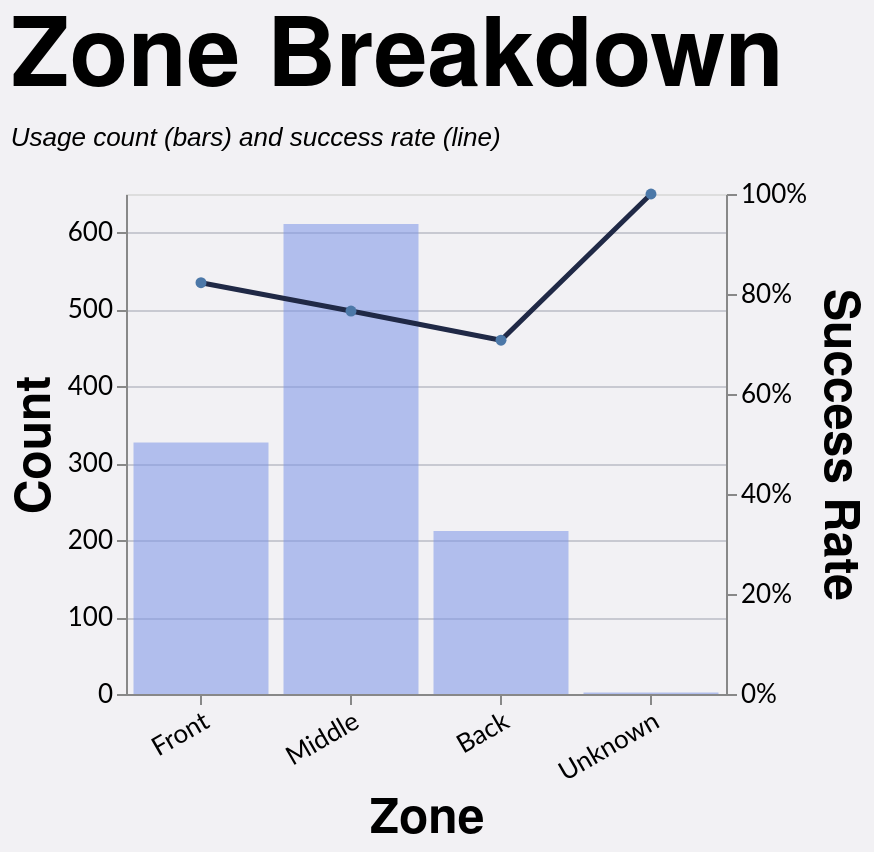

Source (Vega-Lite JSON):
### Vega-Lite specification from a JSON file in a GitHub repository (floating-point values rounded to 4 significant figures; data arrays with more than 128 entries replaced by an {"elided": "..."} marker saying what was removed)
{"config": {"axis": {"labelFont": "Lato, sans-serif", "titleFont": "PT Sans Narrow, Helvetica Neue, Helvetica, Arial, sans-serif", "labelFontSize": 13, "titleFontSize": 24, "gridColor": "#202947", "gridOpacity": 0.2}, "header": {"labelFont": "PT Sans Narrow, Helvetica Neue, Helvetica, Arial, sans-serif", "titleFont": "PT Sans Narrow, Helvetica Neue, Helvetica, Arial, sans-serif", "labelFontSize": 24, "titleFontSize": 28, "labelFontWeight": "bold", "orient": "left"}, "legend": {"labelFont": "Lato, sans-serif", "titleFont": "PT Sans Narrow, Helvetica Neue, Helvetica, Arial, sans-serif", "labelFontSize": 14, "titleFontSize": 16, "titlePadding": 5, "fillColor": "white", "strokeColor": "black", "padding": 10, "titleFontWeight": "lighter", "titleFontStyle": "italic", "titleColor": "gray", "offset": 10}, "title": {"font": "PT Sans Narrow, Helvetica Neue, Helvetica, Arial, sans-serif", "fontSize": 48, "fontWeight": "bold", "anchor": "start", "align": "center", "titlePadding": 20, "subtitlePadding": 10, "subtitleFontSize": 13, "subtitleColor": "", "subtitleFontStyle": "italic", "offset": 15, "color": "black"}, "axisX": {"labelAngle": 0}, "facet": {"title": null, "header": null, "align": {"row": "each", "column": "each"}}, "resolve": {"scale": {"y": "independent", "facet": "independent"}}, "background": "#f2f1f4"}, "layer": [{"mark": {"type": "bar", "color": "#7d96e8", "opacity": 0.55}, "encoding": {"tooltip": [{"field": "area", "title": "Zone", "type": "nominal"}, {"field": "won", "format": ",.0f", "title": "Won", "type": "quantitative"}, {"field": "attempts", "format": ",.0f", "title": "Attempts", "type": "quantitative"}, {"field": "success_rate", "format": ".1%", "title": "Success Rate", "type": "quantitative"}], "x": {"axis": {"labelAngle": -30}, "field": "area", "sort": ["Front", "Middle", "Back"], "title": "Zone", "type": "nominal"}, "y": {"axis": {"format": ",.0f", "orient": "left"}, "field": "attempts", "title": "Count", "type": "quantitative"}}, "transform": [{"filter": "(loSquad == 'All' || datum.squad == loSquad) && (loGameType == 'All' || (loGameType == 'League + Cup' && (datum.game_type == 'League' || datum.game_type == 'Cup')) || (loGameType == 'League only' && datum.game_type == 'League') || datum.game_type == loGameType) && (loOpposition == 'All' || datum.opposition == loOpposition) && (loThrower == 'All' || datum.thrower == loThrower) && (loJumper == 'All' || datum.jumper == loJumper) && (loArea == 'All' || datum.area == loArea) && (loNumbers == 'All' || datum.numbers == loNumbers) && (loCallType == 'All' || datum.call_type == loCallType)"}, {"filter": "(loSeason == 'All' || datum.season == loSeason)"}, {"aggregate": [{"op": "count", "as": "attempts"}, {"op": "sum", "field": "won", "as": "won"}], "groupby": ["area"]}, {"calculate": "datum.won / datum.attempts", "as": "success_rate"}]}, {"mark": {"type": "line", "color": "#202946", "point": true, "strokeWidth": 2.5}, "encoding": {"tooltip": [{"field": "area", "title": "Zone", "type": "nominal"}, {"field": "won", "format": ",.0f", "title": "Won", "type": "quantitative"}, {"field": "attempts", "format": ",.0f", "title": "Attempts", "type": "quantitative"}, {"field": "success_rate", "format": ".1%", "title": "Success Rate", "type": "quantitative"}], "x": {"axis": {"labelAngle": -30}, "field": "area", "sort": ["Front", "Middle", "Back"], "title": "Zone", "type": "nominal"}, "y": {"axis": {"format": "%", "orient": "right"}, "field": "success_rate", "scale": {"domain": [0, 1]}, "title": "Success Rate", "type": "quantitative"}}, "transform": [{"filter": "(loSquad == 'All' || datum.squad == loSquad) && (loGameType == 'All' || (loGameType == 'League + Cup' && (datum.game_type == 'League' || datum.game_type == 'Cup')) || (loGameType == 'League only' && datum.game_type == 'League') || datum.game_type == loGameType) && (loOpposition == 'All' || datum.opposition == loOpposition) && (loThrower == 'All' || datum.thrower == loThrower) && (loJumper == 'All' || datum.jumper == loJumper) && (loArea == 'All' || datum.area == loArea) && (loNumbers == 'All' || datum.numbers == loNumbers) && (loCallType == 'All' || datum.call_type == loCallType)"}, {"filter": "(loSeason == 'All' || datum.season == loSeason)"}, {"aggregate": [{"op": "count", "as": "attempts"}, {"op": "sum", "field": "won", "as": "won"}], "groupby": ["area"]}, {"calculate": "datum.won / datum.attempts", "as": "success_rate"}]}], "data": {"name": "data-1b909dd81513f248a4611f686a65e28d"}, "height": 250, "params": [{"name": "loSquad", "value": "All"}, {"name": "loSeason", "value": "All"}, {"name": "loGameType", "value": "All"}, {"name": "loOpposition", "value": "All"}, {"name": "loThrower", "value": "All"}, {"name": "loJumper", "value": "All"}, {"name": "loArea", "value": "All"}, {"name": "loNumbers", "value": "All"}, {"name": "loCallType", "value": "All"}], "resolve": {"scale": {"y": "independent"}}, "title": {"text": "Zone Breakdown", "subtitle": "Usage count (bars) and success rate (line)"}, "width": {"step": 75}, "$schema": "https://vega.github.io/schema/vega-lite/v5.20.1.json", "datasets": {"data-1b909dd81513f248a4611f686a65e28d": {"elided": "1152 records"}}}
